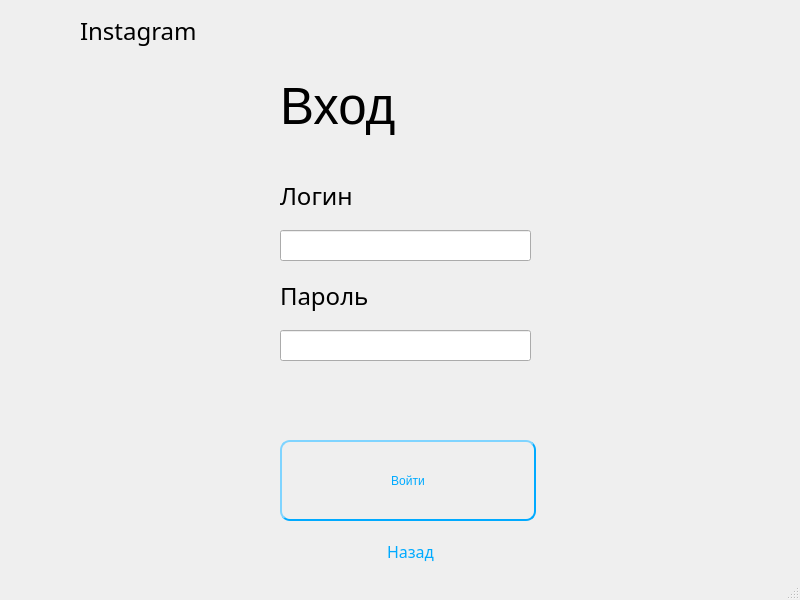
<?xml version="1.0" encoding="UTF-8"?>
<ui version="4.0">
 <class>MainWindow</class>
 <widget class="QMainWindow" name="MainWindow">
  <property name="geometry">
   <rect>
    <x>0</x>
    <y>0</y>
    <width>800</width>
    <height>600</height>
   </rect>
  </property>
  <property name="windowTitle">
   <string>Instagram</string>
  </property>
  <property name="windowIcon">
   <iconset>
    <normaloff>little_insta.png</normaloff>little_insta.png</iconset>
  </property>
  <widget class="QWidget" name="centralwidget">
   <widget class="QPushButton" name="enter">
    <property name="geometry">
     <rect>
      <x>280</x>
      <y>440</y>
      <width>256</width>
      <height>81</height>
     </rect>
    </property>
    <property name="cursor">
     <cursorShape>PointingHandCursor</cursorShape>
    </property>
    <property name="styleSheet">
     <string notr="true">font: 16pt &quot;Yu Gothic UI Semilight&quot;;
color: rgb(0, 170, 255);
border-style: outset;
border-width: 2px;
border-radius: 10px;
border-color: rgb(0, 170, 255);
min-width: 8em;
padding: 6px;</string>
    </property>
    <property name="text">
     <string>Войти</string>
    </property>
   </widget>
   <widget class="QLabel" name="label">
    <property name="geometry">
     <rect>
      <x>280</x>
      <y>60</y>
      <width>301</width>
      <height>91</height>
     </rect>
    </property>
    <property name="font">
     <font>
      <family>Yu Gothic UI</family>
      <pointsize>38</pointsize>
      <weight>50</weight>
      <bold>false</bold>
     </font>
    </property>
    <property name="text">
     <string>Вход</string>
    </property>
   </widget>
   <widget class="QLineEdit" name="login_line">
    <property name="geometry">
     <rect>
      <x>280</x>
      <y>230</y>
      <width>251</width>
      <height>31</height>
     </rect>
    </property>
    <property name="font">
     <font>
      <family>Yu Gothic UI Semilight</family>
      <pointsize>12</pointsize>
     </font>
    </property>
   </widget>
   <widget class="QLineEdit" name="password_line">
    <property name="geometry">
     <rect>
      <x>280</x>
      <y>330</y>
      <width>251</width>
      <height>31</height>
     </rect>
    </property>
    <property name="font">
     <font>
      <family>Yu Gothic UI Semilight</family>
      <pointsize>9</pointsize>
     </font>
    </property>
    <property name="echoMode">
     <enum>QLineEdit::Password</enum>
    </property>
   </widget>
   <widget class="QLabel" name="label_2">
    <property name="geometry">
     <rect>
      <x>280</x>
      <y>180</y>
      <width>111</width>
      <height>31</height>
     </rect>
    </property>
    <property name="font">
     <font>
      <family>Yu Gothic UI Semilight</family>
      <pointsize>18</pointsize>
     </font>
    </property>
    <property name="text">
     <string>Логин</string>
    </property>
   </widget>
   <widget class="QLabel" name="label_3">
    <property name="geometry">
     <rect>
      <x>280</x>
      <y>280</y>
      <width>111</width>
      <height>31</height>
     </rect>
    </property>
    <property name="font">
     <font>
      <family>Yu Gothic UI Semilight</family>
      <pointsize>18</pointsize>
     </font>
    </property>
    <property name="text">
     <string>Пароль</string>
    </property>
   </widget>
   <widget class="QLabel" name="icon">
    <property name="geometry">
     <rect>
      <x>20</x>
      <y>10</y>
      <width>51</width>
      <height>51</height>
     </rect>
    </property>
    <property name="autoFillBackground">
     <bool>false</bool>
    </property>
    <property name="midLineWidth">
     <number>-1</number>
    </property>
    <property name="text">
     <string/>
    </property>
   </widget>
   <widget class="QLabel" name="warning">
    <property name="geometry">
     <rect>
      <x>210</x>
      <y>390</y>
      <width>431</width>
      <height>31</height>
     </rect>
    </property>
    <property name="font">
     <font>
      <family>Yu Gothic UI Light</family>
      <pointsize>11</pointsize>
     </font>
    </property>
    <property name="styleSheet">
     <string notr="true">color: rgb(255, 0, 0);</string>
    </property>
    <property name="text">
     <string/>
    </property>
   </widget>
   <widget class="QLabel" name="label_4">
    <property name="geometry">
     <rect>
      <x>80</x>
      <y>10</y>
      <width>131</width>
      <height>41</height>
     </rect>
    </property>
    <property name="font">
     <font>
      <family>Yu Gothic UI Semilight</family>
      <pointsize>18</pointsize>
     </font>
    </property>
    <property name="text">
     <string>Instagram</string>
    </property>
   </widget>
   <widget class="QPushButton" name="back">
    <property name="geometry">
     <rect>
      <x>340</x>
      <y>540</y>
      <width>141</width>
      <height>23</height>
     </rect>
    </property>
    <property name="font">
     <font>
      <family>Yu Gothic UI Semilight</family>
      <pointsize>12</pointsize>
     </font>
    </property>
    <property name="cursor">
     <cursorShape>PointingHandCursor</cursorShape>
    </property>
    <property name="styleSheet">
     <string notr="true">color: rgb(0, 170, 255);
border-style: outset;
border-width: 0px;</string>
    </property>
    <property name="text">
     <string>Назад</string>
    </property>
   </widget>
  </widget>
  <widget class="QMenuBar" name="menubar">
   <property name="geometry">
    <rect>
     <x>0</x>
     <y>0</y>
     <width>800</width>
     <height>21</height>
    </rect>
   </property>
  </widget>
  <widget class="QStatusBar" name="statusbar"/>
 </widget>
 <resources/>
 <connections/>
</ui>
